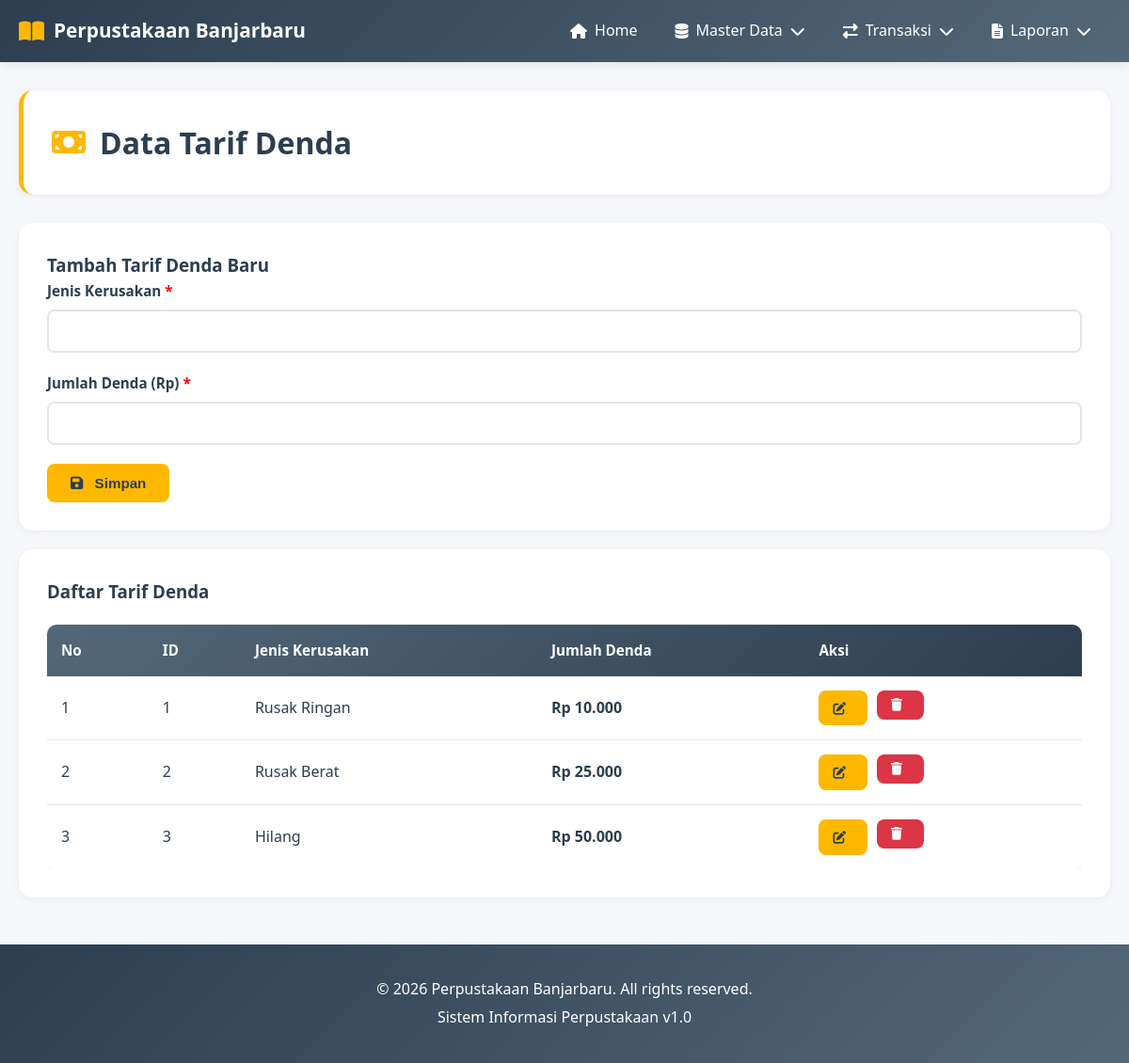
Page /modules/master/tarif_denda.php on the committed database.
### tables this page shows
CREATE TABLE `tarif_denda` (
  `id_tarif` int(11) NOT NULL,
  `jenis_kerusakan` varchar(50) NOT NULL,
  `jumlah_denda` decimal(10,2) NOT NULL
);

### config/database.php (called while the page is built, shortened)
<?php
$conn = mysqli_connect(DB_HOST, DB_USER, DB_PASS, DB_NAME);
mysqli_set_charset($conn, "utf8");
function query($sql) {
    global $conn;
    return mysqli_query($conn, $sql);
}
function fetchAll($result) {
    $data = [];
    while ($row = mysqli_fetch_assoc($result)) {
        $data[] = $row;
    }
    return $data;
}
?>

### modules/master/tarif_denda.php (the view, shortened to what this page needs)
<?php
include '../../includes/header.php';
$edit_data = null;
$data = fetchAll(query("SELECT * FROM tarif_denda ORDER BY jumlah_denda"));
?>
<div class="container">
    <div class="page-header">
        <h2><i class="fas fa-money-bill"></i> Data Tarif Denda</h2>
    </div>
    <div class="content-box">
        <h3><?php echo $edit_data ? 'Edit Tarif Denda' : 'Tambah Tarif Denda Baru'; ?></h3>
        <form method="POST">
            <div class="form-group">
                <label>Jenis Kerusakan <span style="color: red;">*</span></label>
                <input type="text" name="jenis_kerusakan" class="form-control" required
                       value="<?php echo $edit_data ? $edit_data['jenis_kerusakan'] : ''; ?>">
            </div>
            <div class="form-group">
                <label>Jumlah Denda (Rp) <span style="color: red;">*</span></label>
                <input type="number" name="jumlah_denda" class="form-control" required min="0" step="1000"
                       value="<?php echo $edit_data ? $edit_data['jumlah_denda'] : ''; ?>">
            </div>
            <div class="flex gap-10">
                <button type="submit" class="btn btn-primary">
                    <i class="fas fa-save"></i> <?php echo $edit_data ? 'Update' : 'Simpan'; ?>
                </button>
            </div>
        </form>
    </div>
    <div class="content-box mt-20">
        <h3>Daftar Tarif Denda</h3>
        <div class="table-container">
            <table>
                <thead>
                    <tr>
                        <th>No</th>
                        <th>ID</th>
                        <th>Jenis Kerusakan</th>
                        <th>Jumlah Denda</th>
                        <th>Aksi</th>
                    </tr>
                </thead>
                <tbody>
                    <?php $no = 1; foreach ($data as $row): ?>
                        <tr>
                            <td><?php echo $no++; ?></td>
                            <td><?php echo $row['id_tarif']; ?></td>
                            <td><?php echo $row['jenis_kerusakan']; ?></td>
                            <td><strong>Rp <?php echo number_format($row['jumlah_denda'], 0, ',', '.'); ?></strong></td>
                            <td>
                                <div class="action-buttons">
                                    <a href="?edit=<?php echo $row['id_tarif']; ?>" class="btn btn-sm btn-primary">
                                        <i class="fas fa-edit"></i>
                                    </a>
                                    <form method="POST" style="display: inline;" onsubmit="return confirmDelete()">
                                        <button type="submit" class="btn btn-sm btn-danger">
                                            <i class="fas fa-trash"></i>
                                        </button>
                                    </form>
                                </div>
                            </td>
                        </tr>
                    <?php endforeach; ?>
                </tbody>
            </table>
        </div>
    </div>
</div>
<?php include '../../includes/footer.php'; ?>

### css/style.css (style rules this page uses)
* { margin: 0; padding: 0; box-sizing: border-box; }
:root { --primary-color: #FFB800; --secondary-color: #536878; --dark-blue: #2C3E50; --light-gray: #F5F7FA; --white: #FFFFFF; --text-dark: #2C3E50; --border-color: #E1E8ED; --success: #28A745; --danger: #DC3545; --warning: #FFC107; }
body { font-family: 'Segoe UI', Tahoma, Geneva, Verdana, sans-serif; background-color: var(--light-gray); color: var(--text-dark); line-height: 1.6; }
.container { max-width: 1400px; margin: 30px auto; padding: 0 20px; }
.page-header { background: var(--white); padding: 30px; border-radius: 15px; margin-bottom: 30px; box-shadow: 0 2px 10px rgba(0,0,0,0.05); border-left: 5px solid var(--primary-color); }
.page-header h2 { color: var(--dark-blue); font-size: 2rem; display: flex; align-items: center; gap: 15px; }
.page-header h2 i { color: var(--primary-color); }
.content-box { background: var(--white); padding: 30px; border-radius: 15px; box-shadow: 0 2px 10px rgba(0,0,0,0.05); }
.btn { display: inline-block; padding: 12px 25px; border: none; border-radius: 8px; cursor: pointer; text-decoration: none; font-weight: 600; transition: all 0.3s; font-size: 0.95rem; }
.btn i { margin-right: 8px; }
.btn-primary { background-color: var(--primary-color); color: var(--dark-blue); }
.btn-danger { background-color: var(--danger); color: var(--white); }
.btn-sm { padding: 8px 15px; font-size: 0.85rem; }
.table-container { overflow-x: auto; margin-top: 20px; }
table { width: 100%; border-collapse: collapse; background: var(--white); box-shadow: 0 2px 8px rgba(0,0,0,0.05); border-radius: 10px; overflow: hidden; }
thead { background: linear-gradient(135deg, var(--secondary-color), var(--dark-blue)); color: var(--white); }
thead th { padding: 15px; text-align: left; font-weight: 600; font-size: 0.95rem; }
tbody td { padding: 15px; border-bottom: 1px solid var(--border-color); }
tbody tr:last-child td { border-bottom: none; }
.form-group { margin-bottom: 20px; }
.form-group label { display: block; margin-bottom: 8px; color: var(--dark-blue); font-weight: 600; font-size: 0.95rem; }
.form-control { width: 100%; padding: 12px 15px; border: 2px solid var(--border-color); border-radius: 8px; font-size: 1rem; transition: all 0.3s; }
.action-buttons { display: flex; gap: 10px; }
.mt-20 { margin-top: 20px; }
.flex { display: flex; }
.gap-10 { gap: 10px; }

### rows in the picture
tarif_denda: id_tarif "1", jenis_kerusakan "Rusak Ringan", jumlah_denda "10.000"
tarif_denda: id_tarif "2", jenis_kerusakan "Rusak Berat", jumlah_denda "25.000"
tarif_denda: id_tarif "3", jenis_kerusakan "Hilang", jumlah_denda "50.000"
